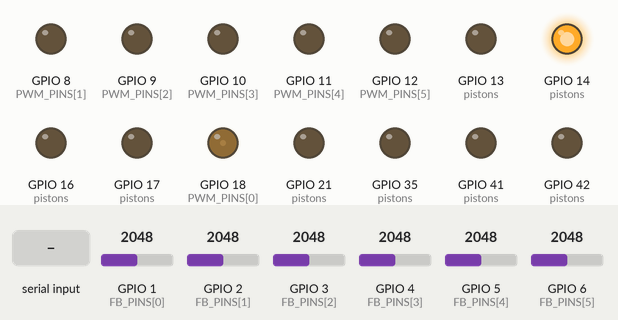
Simulated run of this sketch. Board: ESP32-S3. Parts: output pins drawn as LEDs (lit = HIGH). The inputs (shaded band) are chosen by the test bench; at power-on: GPIO 1 (FB_PINS[0]) = 2048, GPIO 6 (FB_PINS[5]) = 2048, GPIO 2 (FB_PINS[1]) = 2048, GPIO 3 (FB_PINS[2]) = 2048, GPIO 4 (FB_PINS[3]) = 2048, GPIO 5 (FB_PINS[4]) = 2048 (analog values on the 0–4095 scale). What the sketch prints to the serial monitor is not drawn.

Above: at 1.2 s.
1.3 s: "kp=\n" received over Serial
At 2.5 s:
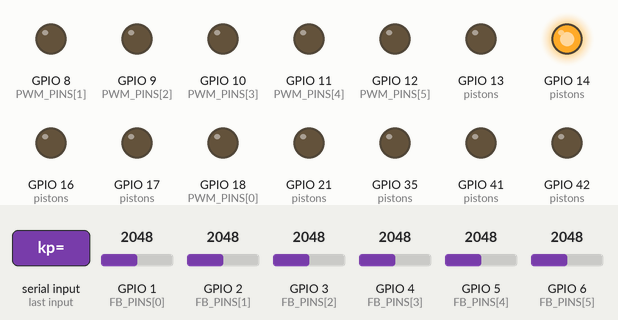
2.8 s: "kp=90\n" received over Serial
At 3.7 s:
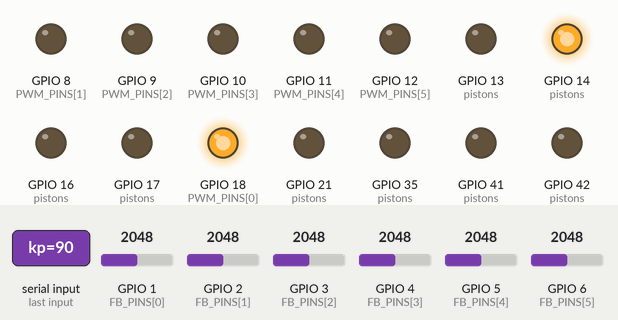
4.3 s: GPIO 1 (FB_PINS[0]) set to 60
At 4.7 s:
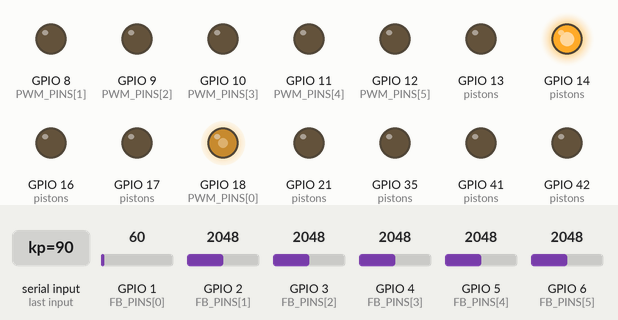
5.8 s: "sel=90\n" received over Serial
At 7.0 s:
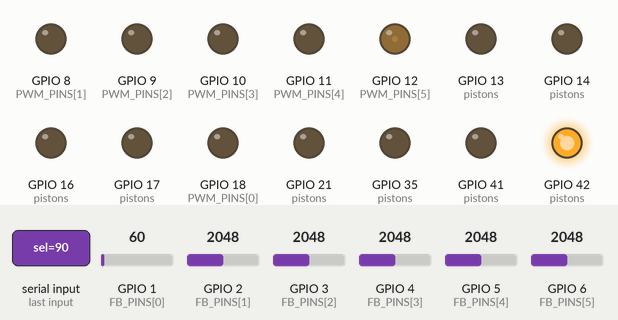
7.3 s: GPIO 6 (FB_PINS[5]) set to 24
At 8.2 s:
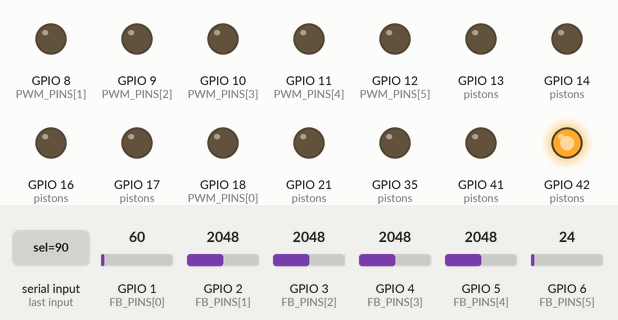
8.8 s: "sp=90\n" received over Serial
At 9.4 s:
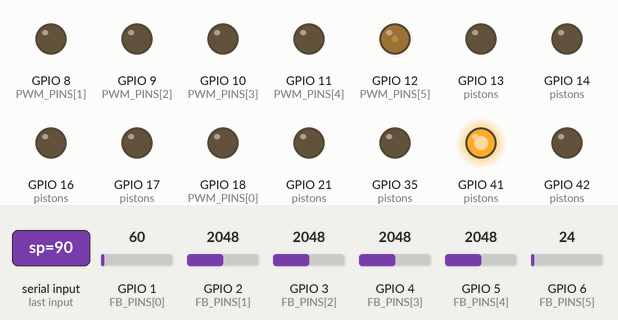
Timing chart, 0 to 11.3 s (numbered marks = the images above; inputs shaded):
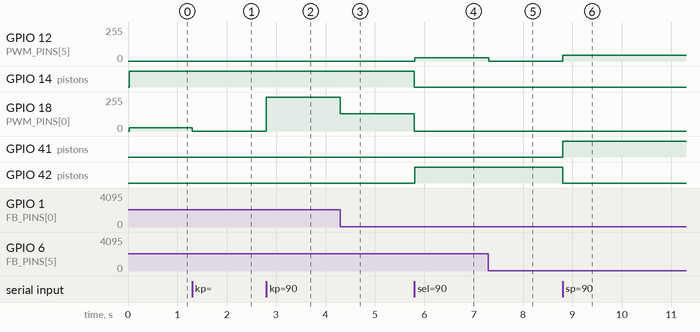

Measured:
- after the input at 1.3 s, GPIO 18 (PWM_PINS[0]): 25/255 → 0/255 at once
- after the input at 2.8 s, GPIO 18 (PWM_PINS[0]): 0/255 → 255/255 at once
- after the input at 4.3 s, GPIO 18 (PWM_PINS[0]): 255/255 → 131/255 at once
- after the input at 5.8 s, GPIO 12 (PWM_PINS[5]): 0/255 → 25/255 at once; GPIO 14 (pistons): HIGH → LOW at once; GPIO 18 (PWM_PINS[0]): 131/255 → 0/255 at once; GPIO 42 (pistons): LOW → HIGH at once
- after the input at 7.3 s, GPIO 12 (PWM_PINS[5]): 25/255 → 0/255 at once
- after the input at 8.8 s, GPIO 12 (PWM_PINS[5]): 0/255 → 45/255 at once; GPIO 41 (pistons): LOW → HIGH at once; GPIO 42 (pistons): HIGH → LOW at once

The sketch:

send-sp-to-one.ino
```cpp
#include <Arduino.h>

// ================== PINAGEM (ajuste se precisar) ==================
// ADC1 no S3: GPIO1..GPIO10 (ADC1_CH0..CH9)
const int FB_PINS[6] = {1, 2, 3, 4, 5, 6};  // feedback (0..3.3V)

// Seis saídas PWM em pinos distintos (evite 19/20 - USB)
const int PWM_PINS[6]  = {18, 8, 9, 10, 11, 12};
const int PWM_CHANS[6] = {0, 1, 2, 3, 4, 5}; // canais LEDC dedicados

// IN1/IN2 (direção) — ajuste conforme seu driver
struct PistonIO { int in1; int in2; };
PistonIO pistons[6] = {
  {13, 14}, // Pistão 1
  {16, 17}, // Pistão 2
  {35, 36}, // Pistão 3
  {21, 38}, // Pistão 4
  {39, 37}, // Pistão 5
  {41, 42}  // Pistão 6
};

// ================== PWM (LEDC) ==================
#define PWM_FREQ 20000
#define PWM_RES   8   // 0..255

// ================== CONTROLE (um por vez) ==================
int   selIdx = 0;                  // pistão selecionado: 0..5 (1..6 na interface)
float SP_pct[6] = {0};             // setpoint por pistão (%)
float Kp[6]     = {0.5,0.5,0.5,0.5,0.5,0.5};
float Ki[6]     = {0.0,0.0,0.0,0.0,0.0,0.0};
float integ[6]  = {0,0,0,0,0,0};
float deadband_pct = 0.5f;         // comum

uint32_t last_ms = 0;

// Limites
const float MAX_PWM = 255.0f;      // pode aumentar até 255 se quiser
const float INT_LIM = 400.0f;

// CSV
bool csv_header_done = false;

// Utilidades
static inline float clampf(float v, float lo, float hi) {
  if (v < lo) return lo;
  if (v > hi) return hi;
  return v;
}

void setDirAdvance(int i){ digitalWrite(pistons[i].in1, HIGH); digitalWrite(pistons[i].in2, LOW ); }
void setDirReturn (int i){ digitalWrite(pistons[i].in1, LOW ); digitalWrite(pistons[i].in2, HIGH); }
void setDirFree   (int i){ digitalWrite(pistons[i].in1, LOW ); digitalWrite(pistons[i].in2, LOW ); }

void freeAllExcept(int keep){
  for(int i=0;i<6;i++){
    if(i==keep) continue;
    setDirFree(i);
    ledcWrite(PWM_CHANS[i], 0);
  }
}

void setup() {
  Serial.begin(115200);
  while (!Serial) {}

  // ADC
  analogReadResolution(12);
  for (int i = 0; i < 6; i++) analogSetPinAttenuation(FB_PINS[i], ADC_11db);

  // PWM
  for (int i = 0; i < 6; i++) {
    ledcSetup(PWM_CHANS[i], PWM_FREQ, PWM_RES);
    ledcAttachPin(PWM_PINS[i], PWM_CHANS[i]);
    ledcWrite(PWM_CHANS[i], 0);
  }

  // Direção
  for (int i = 0; i < 6; i++) {
    pinMode(pistons[i].in1, OUTPUT);
    pinMode(pistons[i].in2, OUTPUT);
    setDirFree(i);
  }

  last_ms = millis();

  Serial.println(F("\n=== ESP32-S3 | Controle PI — 1 pistão por vez ==="));
  Serial.println(F("Comandos:"));
  Serial.println(F("  sel=N       -> seleciona pistão 1..6"));
  Serial.println(F("  sp=NN       -> setpoint (%) do pistão selecionado"));
  Serial.println(F("  kp=x.x      -> Kp do pistão selecionado"));
  Serial.println(F("  ki=x.x      -> Ki do pistão selecionado (1/s)"));
  Serial.println(F("  db=x.x      -> deadband (%) (global)"));
  Serial.println(F("  h           -> ajuda"));
  Serial.println(F("Status inicial: sel=1, SP=0%, Kp=0.5, Ki=0.0, DB=0.5%"));

  // Dica pro Excel: força separador de campo como ';'
  Serial.println(F("sep=;"));
}

String line;

void loop() {
  // ===== Parser =====
  while (Serial.available()) {
    char c = Serial.read();
    if (c == '\r') continue;
    if (c == '\n') {
      String cmd = line; line = ""; cmd.trim();

      if (cmd.equalsIgnoreCase("h")) {
        Serial.println(F("sel=1..6 | sp=NN | kp=x | ki=x | db=x (deadband global)"));
      } else if (cmd.startsWith("sel=") || cmd.startsWith("SEL=")) {
        int v = cmd.substring(4).toInt();
        if (v < 1) v = 1; if (v > 6) v = 6;
        selIdx = v - 1;
        // solta todos os outros
        freeAllExcept(selIdx);
        Serial.printf("Selecionado: P%d\n", v);
      } else if (cmd.startsWith("sp=") || cmd.startsWith("SP=")) {
        float v = cmd.substring(3).toFloat();
        v = clampf(v, 0.0f, 100.0f);
        SP_pct[selIdx] = v;
        Serial.printf("P%d SP=%.2f%%\n", selIdx+1, SP_pct[selIdx]);
      } else if (cmd.startsWith("kp=") || cmd.startsWith("KP=")) {
        float v = cmd.substring(3).toFloat();
        Kp[selIdx] = v;
        Serial.printf("P%d Kp=%.4f\n", selIdx+1, Kp[selIdx]);
      } else if (cmd.startsWith("ki=") || cmd.startsWith("KI=")) {
        float v = cmd.substring(3).toFloat();
        Ki[selIdx] = v;
        Serial.printf("P%d Ki=%.4f\n", selIdx+1, Ki[selIdx]);
      } else if (cmd.startsWith("db=") || cmd.startsWith("DB=")) {
        float v = fabs(cmd.substring(3).toFloat());
        deadband_pct = v;
        Serial.printf("deadband=%.3f%%\n", deadband_pct);
      } else if (cmd.length() > 0) {
        Serial.println(F("Comando invalido. Use sel=, sp=, kp=, ki=, db= ou h"));
      }
    } else {
      line += c;
      if (line.length() > 64) line.remove(0, line.length() - 64);
    }
  }

  // ===== Laço de controle =====
  uint32_t now = millis();
  float dt = (now - last_ms) / 1000.0f;
  if (dt <= 0) dt = 1e-3f;
  last_ms = now;

  // Medidas
  int   fbRaw[6];
  float fbV[6], fbPct[6];
  for (int i = 0; i < 6; i++) {
    fbRaw[i] = analogRead(FB_PINS[i]);          // 0..4095
    fbV[i]   = fbRaw[i] * 3.3f / 4095.0f;       // V
    fbPct[i] = clampf((fbV[i] / 3.3f) * 100.0f, 0.0f, 100.0f);
  }

  // Libera todos, exceto o selecionado (garantia)
  freeAllExcept(selIdx);

  // Controle apenas do pistão selecionado
  {
    int i = selIdx;
    float erro = SP_pct[i] - fbPct[i];

    if (fabs(erro) > deadband_pct) {
      // integra com anti-windup simples
      integ[i] += erro * dt;
      integ[i] = clampf(integ[i], -INT_LIM, INT_LIM);

      float u = Kp[i] * erro + Ki[i] * integ[i];

      if (u > 0) setDirAdvance(i); else setDirReturn(i);

      float pwmf = fabs(u);
      if (pwmf > MAX_PWM) pwmf = MAX_PWM;  // saturação

      uint8_t pwm = (uint8_t)roundf(pwmf);
      ledcWrite(PWM_CHANS[i], pwm);
    } else {
      setDirFree(i);
      ledcWrite(PWM_CHANS[i], 0);
    }
  }

  // ===== Telemetria (100 ms) — CSV amigável p/ Excel =====
  static uint32_t t0 = 0;
  if (millis() - t0 >= 100) {
    t0 = millis();

    // Cabeçalho CSV (somente 1x)
    if (!csv_header_done) {
      Serial.print(F("ms;SEL;DB_pct;"));
      for (int i = 0; i < 6; i++) {
        Serial.printf("P%d_SP;P%d_FB_pct;P%d_V;P%d_PWM%s",
                      i+1, i+1, i+1, i+1, (i==5 ? "\n" : ";"));
      }
      csv_header_done = true;
    }

    // Linha de dados
    Serial.printf("%lu;%d;%.3f;", (unsigned long)now, selIdx+1, deadband_pct);
    for (int i = 0; i < 6; i++) {
      int duty = ledcRead(PWM_CHANS[i]);
      Serial.printf("%.3f;%.3f;%.3f;%d%s",
                    SP_pct[i], fbPct[i], fbV[i], duty, (i==5 ? "\n" : ";"));
    }
  }
}
```
